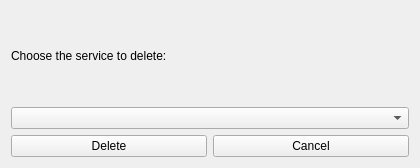
<?xml version="1.0" encoding="UTF-8"?>
<ui version="4.0">
 <class>dService</class>
 <widget class="QWidget" name="dService">
  <property name="geometry">
   <rect>
    <x>0</x>
    <y>0</y>
    <width>420</width>
    <height>168</height>
   </rect>
  </property>
  <property name="windowTitle">
   <string>Delete Service</string>
  </property>
  <layout class="QVBoxLayout" name="verticalLayout">
   <item>
    <widget class="QLabel" name="label">
     <property name="text">
      <string>Choose the service to delete:</string>
     </property>
    </widget>
   </item>
   <item>
    <widget class="QComboBox" name="comboBox"/>
   </item>
   <item>
    <layout class="QHBoxLayout" name="horizontalLayout">
     <item>
      <widget class="QPushButton" name="dButton">
       <property name="text">
        <string>Delete</string>
       </property>
      </widget>
     </item>
     <item>
      <widget class="QPushButton" name="cButton">
       <property name="text">
        <string>Cancel</string>
       </property>
      </widget>
     </item>
    </layout>
   </item>
  </layout>
 </widget>
 <resources/>
 <connections/>
</ui>
